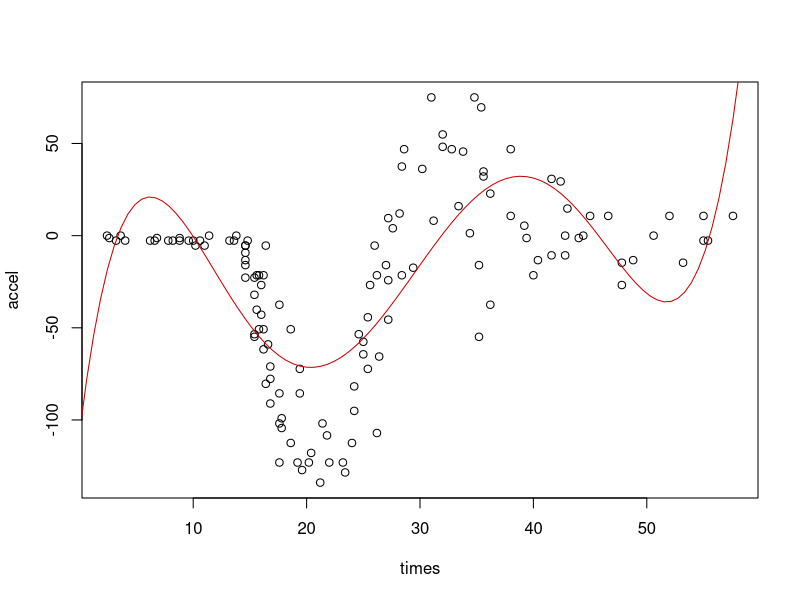
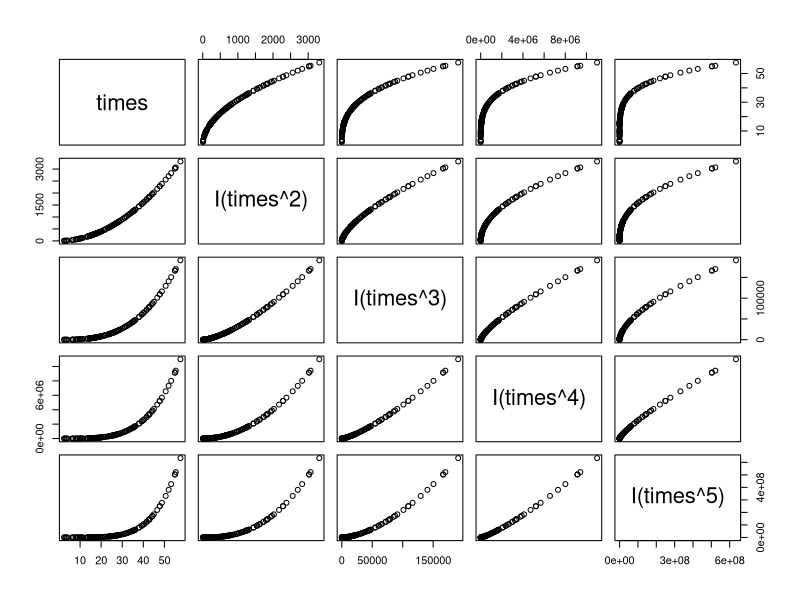

Reproduce these figures in R, in order. (Note: this script raises an error after producing the figures.)
## ---- chunk 1
#Silverman's Motorcycle Data
# accel = head acceleration (g)
# times = time after impact (milliseconds)
library(MASS)
head(mcycle)

# plot data (notice the nonlinear effect)
plot(accel~times, data=mcycle)
## ---- chunk 2
# polynomial approximation
out1 <- lm(accel~times+I(times^2) + I(times^3)  + I(times^4) + I(times^5),
           data=mcycle, x=TRUE)

# judge the fit from the plot
x.star<-seq(0,60,length=100)
yhat1 <- predict(out1,newdata=data.frame(times=x.star))
lines(x.star, yhat1, col = "red3")

# judge the fit from the prediction performance
# median absolute prediction error
median(abs(predict(out1)))
## ---- chunk 3
library(car)
#vf(count1)

#(~out2$x)[,2]+out $F

plot(~times+I(times^2) + I(times^3)  + I(times^4) + I(times^5),
   data=mcycle)

# instead of computing the basic function expansion ourselves,
# use one that is orthonormal
out2 <- lm(accel~poly(times^5), data = mcycle, x = TRUE)
## ---- chunk 4
head(~out2$x)         
plot(~out2$x[,2]+out2$x[,3]+out2$x[,4]+out2$x[,5]+out2$x[,6])
  
#[,2]

# judge fit from plot                                     
plot(accel~times,data=mcycle)
x.star<-seq(0,60,length=100)
yhat2<-predict(out2,newdata=data.frame(times=x.star))
lines(x.star, yhat2, col="red")

# judge the fit from the prediction performance
# median absolute prediciton error
median(abs(predict(out2)))
          
## ---- chunk 5
# fitcubicsplines
library(splines)

out3 <- lm(accel~ns(times,5), data = mcycle,x=TRUE)

# judge fit from plot                                     
plot(accel~times,data=mcycle)
x.star<-seq(0,60,length=100)
yhat3<-predict(out3,newdata=data.frame(times=x.star))
lines(x.star,yhat2,col="red")
